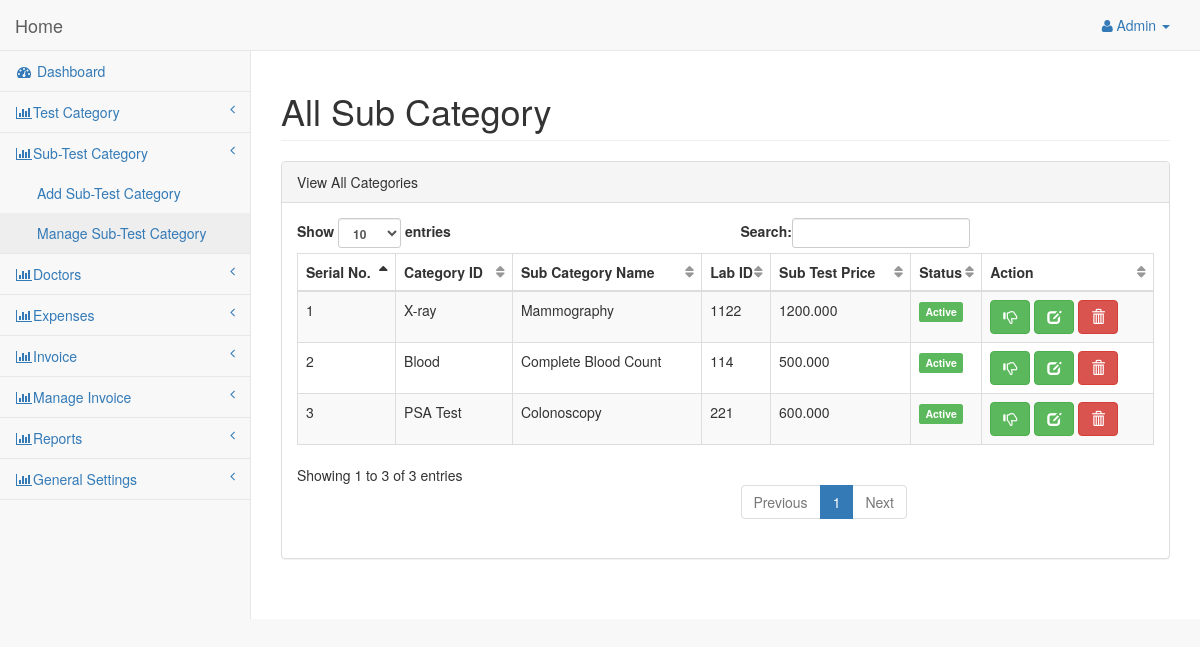
Page /admin/sub_categories.php (signed in) on the committed database.
### tables this page shows
CREATE TABLE `tbl_sub_category` (
  `id` int(11) NOT NULL,
  `category_id` int(11) NOT NULL,
  `sub_test` varchar(155) NOT NULL,
  `lab_id` varchar(155) NOT NULL,
  `sub_test_price` decimal(10,3) NOT NULL,
  `status` tinyint(4) NOT NULL
);

CREATE TABLE `tbl_category` (
  `id` int(11) NOT NULL,
  `category_name` varchar(155) NOT NULL,
  `status` tinyint(4) NOT NULL
);

### admin/classes/db_object.php (called while the page is built, shortened)
<?php
class DB_object
{
    public static function find_by_id($id)
    {
        $query = "SELECT * FROM " . static::$db_table . " WHERE id = $id";
        $the_result_array = static::find_by_query($query);
        return !empty($the_result_array) ? array_shift($the_result_array) : false;
    }
    public static function find_by_query($sql)
    {
        global $database;
        $result_set = $database->query($sql);
        $the_object_array = array();
        while ($row = mysqli_fetch_assoc($result_set)) {
            $the_object_array[] = static::instantiation($row);
        }
        return $the_object_array;
    }
    public static function instantiation($the_record)
    {
        $the_object = new $calling_class;
        foreach ($the_record as $the_attribute => $value) {
            if ($the_object->has_the_attribute($the_attribute)) {
                $the_object->$the_attribute = $value;
            }
        }
        return $the_object;
    }
    private function has_the_attribute($the_attribute)
    {
        $object_properties = get_object_vars($this);
        return array_key_exists($the_attribute, $object_properties);
    }
}
?>

### admin/classes/database.php (called while the page is built, shortened)
<?php
class Database
{
    public $connection;
    public function open_db_connection()
    {
        $this->connection = mysqli_connect(DB_HOST, DB_USER, DB_PASS, DB_NAME);
    }
    public function query($sql)
    {
        $result = mysqli_query($this->connection, $sql);
        return $result;
    }
}
$database = new Database();
?>

### admin/classes/sub_category.php (called while the page is built, shortened)
<?php
require_once("db_object.php");
class Sub_category extends DB_object
{
    public static function select_all_sub_category()
    {
        global $database;
        $query = "SELECT tbl_sub_category.id, tbl_category.category_name AS category_name, sub_test, lab_id, sub_test_price, tbl_sub_category.status as status";
        $query .= " FROM tbl_sub_category";
        $query .= " INNER JOIN tbl_category ";
        $query .= "ON tbl_sub_category.category_id = tbl_category.id";
        return $database->query($query);
    }
}

### admin/includes/view_all_sub_category.php (the view, shortened to what this page needs)
<div class="row">
    <div class="col-lg-12">
        <h1 class="page-header">All Sub Category</h1>
    </div>
</div>
<?php
$subcategories = Sub_category::select_all_sub_category();
?>
<div class="row">
    <div class="col-lg-12">
        <div class="panel panel-default">
            <div class="panel-heading">
                View All Categories
            </div>
            <div class="panel-body">
                <table width="100%" class="table table-striped table-bordered table-hover" id="dataTables-example">
                    <thead>
                    <tr>
                        <th>Serial No.</th>
                        <th>Category ID</th>
                        <th>Sub Category Name</th>
                        <th>Lab ID</th>
                        <th>Sub Test Price</th>
                        <th>Status</th>
                        <th>Action</th>
                    </tr>
                    </thead>
                    <tbody>
                    <?php $i = 0;
                    while ($row = mysqli_fetch_assoc($subcategories)) {
                        ?>
                        <tr class="odd gradeX">
                            <td><?php echo $i += 1; ?></td>
                            <td><?php echo $row['category_name']; ?></td>
                            <td><?php echo $row['sub_test']; ?></td>
                            <td><?php echo $row['lab_id']; ?></td>
                            <td><?php echo $row['sub_test_price']; ?></td>
                            <?php if ($row['status'] == 0) { ?>
                                <td class="center">
                                    <span class="label label-danger">Inactive</span>
                                </td>
                            <?php } else { ?>
                                <td class="center">
                                    <span class="label label-success">Active</span>
                                </td>
                            <?php } ?>
                            <td>
                                <?php if ($row['status'] == 0) { ?>
                                    <a class="btn btn-success"
                                       href="sub_categories.php?active_sub_category_status=<?php echo $row['id']; ?>">
                                        <i class="glyphicon glyphicon-thumbs-up"></i>
                                    </a>
                                <?php } else { ?>
                                    <a class="btn btn-success"
                                       href="sub_categories.php?inactive_sub_category_status=<?php echo $row['id']; ?>">
                                        <i class="glyphicon glyphicon-thumbs-down"></i>
                                    </a>
                                <?php } ?>
                                <a href="sub_categories.php?source=edit_sub_category&sub_category_id=<?php echo $row['id']; ?>"
                                   class="btn btn-success" title="Edit">
                                    <span class="glyphicon glyphicon-edit"></span>
                                </a>
                                <a href="sub_categories.php?delete_sub_category=<?php echo $row['id']; ?>"
                                   class="btn btn-danger"
                                   title="Delete" onclick="return confirm('Are you sure want to delete!!')">
                                    <span class="glyphicon glyphicon-trash"></span>
                                </a>
                            </td>
                        </tr>
                    <?php } ?>
                    </tbody>
                </table>
            </div>
        </div>
    </div>
</div>

### admin/includes/header.php (shortened to what this page needs)
<!DOCTYPE html>
<html lang="en">
<head>
    <link href="vendor/bootstrap/css/bootstrap.min.css" rel="stylesheet">
    <link href="vendor/metisMenu/metisMenu.min.css" rel="stylesheet">
    <link href="dist/css/sb-admin-2.css" rel="stylesheet">
    <link href="dist/css/jquery-ui.min.css" rel="stylesheet">
    <link href="dist/css/jquery.timepicker.css" rel="stylesheet">
    <link href="vendor/morrisjs/morris.css" rel="stylesheet">
    <link href="vendor/font-awesome/css/font-awesome.min.css" rel="stylesheet" type="text/css">
</head>
<body>
<div id="wrapper">

### admin/includes/top_nav.php (shortened to what this page needs)
<?php
$id = $_SESSION['admin_id'];
$admin_name = Admin::find_by_id($id);
$name = $admin_name->admin_name;
?>
<nav class="navbar navbar-default navbar-static-top" role="navigation" style="margin-bottom: 0">
    <div class="navbar-header">
        <a class="navbar-brand" href="index.php">Home</a>
    </div>
    <ul class="nav navbar-top-links navbar-right">
        <li class="dropdown">
            <a href="#" class="dropdown-toggle" data-toggle="dropdown"><i
                        class="fa fa-user"></i> <?php echo $name; ?> <b
                        class="caret"></b></a>
        </li>
    </ul>

### admin/includes/side_nav.php (shortened to what this page needs)
<div class="navbar-default sidebar" role="navigation">
    <div class="sidebar-nav navbar-collapse">
        <ul class="nav" id="side-menu">
            <li>
                <a href="index.php"><i class="fa fa-dashboard fa-fw"></i> Dashboard</a>
            </li>
            <li>
                <a href="#"><i class="fa fa-bar-chart-o fa-fw"></i>Test Category<span class="fa arrow"></span></a>
            </li>
            <li>
                <a href="#"><i class="fa fa-bar-chart-o fa-fw"></i>Sub-Test Category<span class="fa arrow"></span></a>
                <ul class="nav nav-second-level">
                    <li>
                        <a href="sub_categories.php?source=add_sub_category">Add Sub-Test Category</a>
                    </li>
                    <li>
                        <a href="sub_categories.php">Manage Sub-Test Category</a>
                    </li>
                </ul>
            </li>
            <li>
                <a href="#"><i class="fa fa-bar-chart-o fa-fw"></i>Doctors<span class="fa arrow"></span></a>
            </li>
            <li>
                <a href="#"><i class="fa fa-bar-chart-o fa-fw"></i>Expenses<span class="fa arrow"></span></a>
            </li>
            <li>
                <a href="#"><i class="fa fa-bar-chart-o fa-fw"></i>Invoice<span class="fa arrow"></span></a>
            </li>
            <li>
                <a href="#"><i class="fa fa-bar-chart-o fa-fw"></i>Manage Invoice<span class="fa arrow"></span></a>
            </li>
            <li>
                <a href="#"><i class="fa fa-bar-chart-o fa-fw"></i>Reports<span class="fa arrow"></span></a>
            </li>
            <li>
                <a href="#"><i class="fa fa-bar-chart-o fa-fw"></i>General Settings<span class="fa arrow"></span></a>
            </li>
        </ul>
    </div>
</div>
</nav>

### admin/sub_categories.php (shortened to what this page needs)
<?php include "includes/header.php"; ?>
<?php include "includes/top_nav.php"; ?>
<?php include "includes/side_nav.php"; ?>
<div id="page-wrapper">
    <?php
    if (isset($_GET['source'])) {
        $source = $_GET['source'];
    } else {
        $source = '';
    }
    switch ($source) {
        default:
            require_once("includes/view_all_sub_category.php");
            break;
    }
    ?>
</div>
<?php include "includes/footer.php"; ?>

### admin/includes/footer.php (shortened to what this page needs)
</div>
</body>
</html>

### rows in the picture
tbl_sub_category: i "1", category.category_name "X-ray", sub_test "Mammography", lab "1122", sub_test_price "1200.000", status "Active"
tbl_sub_category: i "2", category.category_name "Blood", sub_test "Complete Blood Count", lab "114", sub_test_price "500.000", status "Active"
tbl_sub_category: i "3", category.category_name "PSA Test", sub_test "Colonoscopy", lab "221", sub_test_price "600.000", status "Active"

### other values in the picture
$name "Admin"
